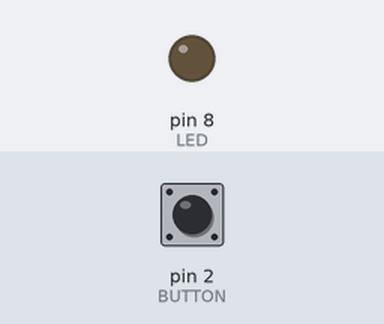
Recording of a sketch running on a simulated Arduino Uno, built with avr-gcc and run on an emulated ATmega328P. Parts: output pins drawn as LEDs (lit = HIGH). The inputs (shaded band) are chosen by the test bench; at power-on: pin 2 (BUTTON) HIGH.

Above: at 1.2 s.
1.3 s: pin 2 (BUTTON) pulled LOW for 0.15 s
At 1.6 s:
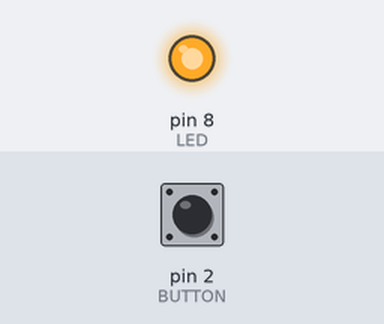
2.9 s: pin 2 (BUTTON) pulled LOW for 1 s
At 4.0 s:
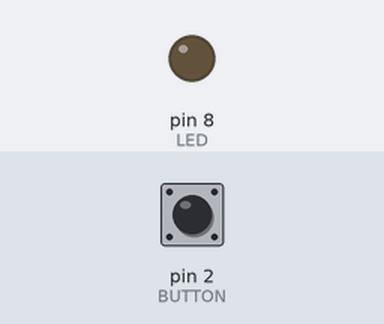
5.4 s: pin 2 (BUTTON) pulled LOW for 3.2 s
At 5.9 s:
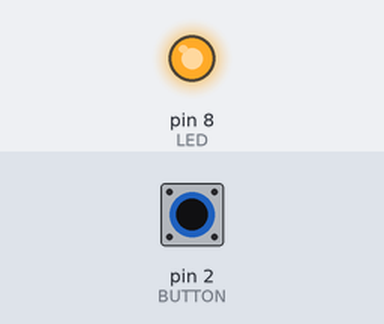
Timing chart, 0 to 8.4 s (numbered marks = the images above; inputs shaded):
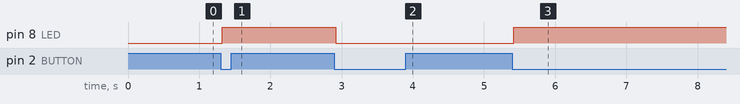

The sketch:

button-toggle-led.ino
```cpp
// Reference solution: a debounced button on D2 (INPUT_PULLUP) toggles an LED on D8 (220 ohm in series).
const int BUTTON = 2;
const int LED = 8;
const unsigned long DEBOUNCE_MS = 20;

bool ledOn = false;
int lastReading = HIGH;
int stableState = HIGH;
unsigned long changedAt = 0;

void setup() {
  pinMode(BUTTON, INPUT_PULLUP);
  pinMode(LED, OUTPUT);
}

void loop() {
  int reading = digitalRead(BUTTON);
  if (reading != lastReading) {
    changedAt = millis();
    lastReading = reading;
  }
  if (millis() - changedAt > DEBOUNCE_MS && reading != stableState) {
    stableState = reading;
    if (stableState == LOW) {
      ledOn = !ledOn;
      digitalWrite(LED, ledOn ? HIGH : LOW);
    }
  }
}
```

Measured:
- after the input at 1.3 s, pin 8 (LED): LOW → HIGH at once
- after the input at 2.9 s, pin 8 (LED): HIGH → LOW at once
- after the input at 5.4 s, pin 8 (LED): LOW → HIGH at once
